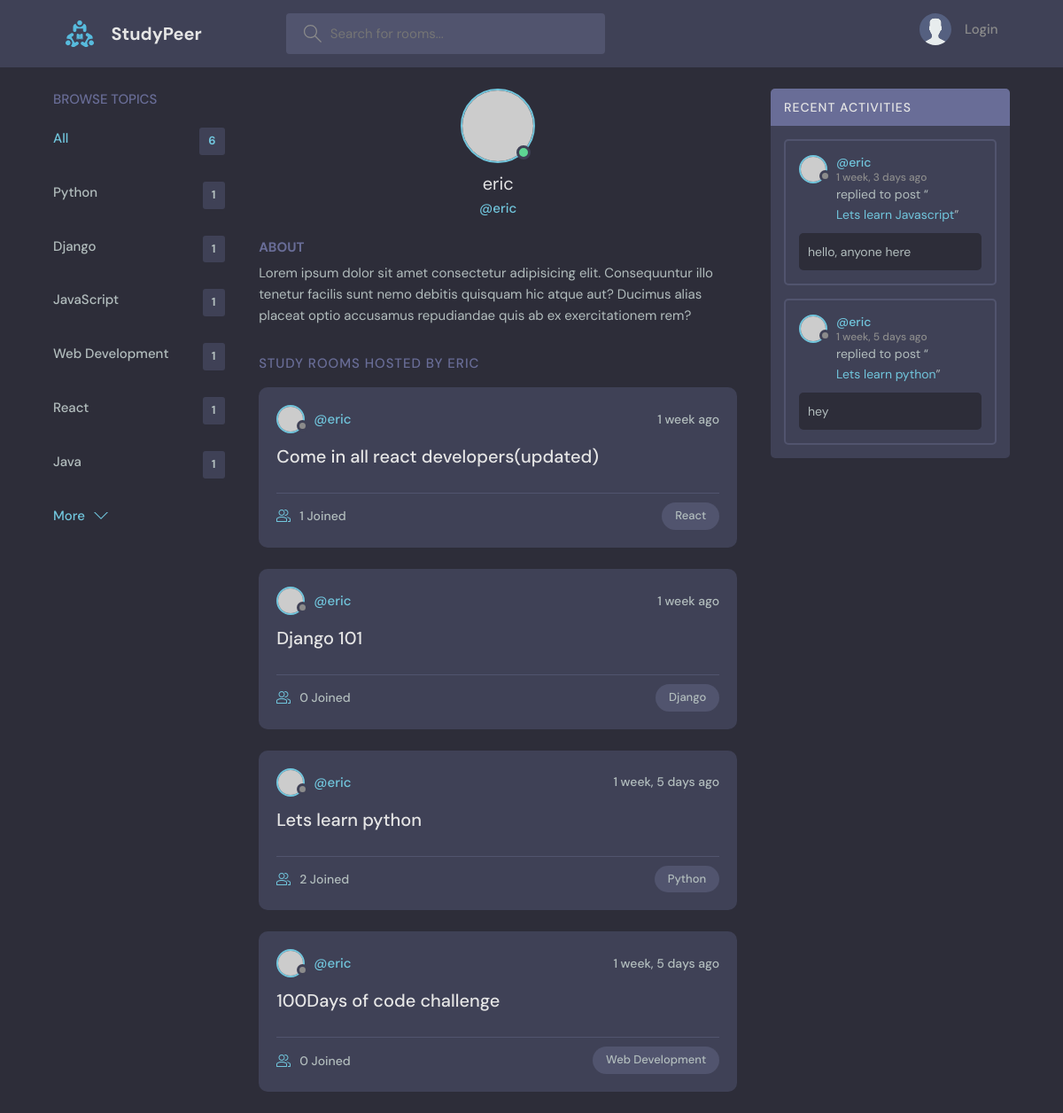
Page /profile/1/ on the committed database.
### base/models.py (models this page shows, shortened)
class Topic(models.Model):
    name = models.CharField(max_length=200)

class Room(models.Model):
    host = models.ForeignKey(User, on_delete=models.SET_NULL, null=True)
    topic = models.ForeignKey(Topic, on_delete=models.SET_NULL, null=True)
    name = models.CharField(max_length=200)
    description = models.TextField(null=True, blank=True)
    participants = models.ManyToManyField(
        User, related_name='participants', blank=True)
    updated = models.DateTimeField(auto_now=True)
    created = models.DateTimeField(auto_now_add=True)
    class Meta:
        ordering = ['-updated', '-created']
    def __str__(self):
        return self.name

class Message(models.Model):
    user = models.ForeignKey(User, on_delete=models.CASCADE)
    room = models.ForeignKey(Room, on_delete=models.CASCADE)
    body = models.TextField()
    updated = models.DateTimeField(auto_now=True)
    created = models.DateTimeField(auto_now_add=True)
    class Meta:
        ordering = ['-updated', '-created']

### base/views.py (the view)
# urls.py: path('profile/<int:pk>/', views.ProfileView, name="user-profile"),
def ProfileView(request, pk):
    user = User.objects.get(id=pk)
    rooms = user.room_set.all()
    room_messages = user.message_set.all()
    topics = Topic.objects.all()
    context = {'user':user, 'rooms':rooms, 'room_messages':room_messages, 'topics':topics}
    return render(request, 'base/profile.html', context)

### base/templates/base/profile.html (shortened to what this page needs)
{% extends 'main.html' %}
{% block content %}
  <main class="profile-page layout layout--3">
    <div class="container">
      {% include 'base/topics_component.html' %}
      <div class="roomList">
        <div class="profile">
          <div class="profile__avatar">
            <div class="avatar avatar--large active">
              <img src="https://randomuser.me/api/portraits/men/11.jpg" />
            </div>
          </div>
          <div class="profile__info">
            <h3>{{user.username}}</h3>
            <p>@{{user.username}}</p>
          </div>
          <div class="profile__about">
            <h3>About</h3>
            <p>
              Lorem ipsum dolor sit amet consectetur adipisicing elit. Consequuntur illo tenetur
              facilis sunt nemo debitis quisquam hic atque aut? Ducimus alias placeat optio
              accusamus repudiandae quis ab ex exercitationem rem?
            </p>
          </div>
        </div>
        <div class="roomList__header">
          <div>
            <h2>Study Rooms Hosted by {{user.username}}</a>
            </h2>
          </div>
        </div>
        {% include 'base/feed_component.html' %}
      </div>
      {% include 'base/activity_component.html' %}
    </div>
  </main>
{% endblock content %}

### templates/main.html (shortened to what this page needs)
<!DOCTYPE html>
{% load static %}
<html lang="en">
  <head>
    <link rel="stylesheet" href="{% static 'styles/style.css' %}" />
  </head>
  <body>
    {% include 'navbar.html' %}
    {% block content %}
    {% endblock %}
  </body>
</html>

### templates/navbar.html (shortened to what this page needs)
{% load static %}
<header class="header header--loggedIn">
    <div class="container">
      <a href="{% url 'home' %}" class="header__logo">
        <img src="{% static 'images/logo.svg' %}" />
        <h1>StudyPeer</h1>
      </a>
      <form class="header__search" method="GET" action="{% url 'home' %}">
        <label>
          <input name="q" placeholder="Search for rooms..." />
        </label>
      </form>
      <nav class="header__menu">
        {% if request.user.is_authenticated %}
        <div class="header__user">
          <a href="{% url 'update-user' %}">
            <div class="avatar avatar--medium active">
              <img src="https://randomuser.me/api/portraits/men/37.jpg" />
            </div>
            <p>{{request.user.username}} <span>@{{request.user.username}}</span></p>
          </a>
          <button class="dropdown-button">
            <svg version="1.1" xmlns="http://www.w3.org/2000/svg" width="32" height="32" viewBox="0 0 32 32">
              <title>chevron-down</title>
              <path d="M16 21l-13-13h-3l16 16 16-16h-3l-13 13z"></path>
            </svg>
          </button>
        </div>
        {% else %}
        <a href="{%url 'login' %}">
          <img src="{% static 'images/avatar.svg' %}" />
          <p>Login</p>
        </a>
        {% endif %}
      </nav>
    </div>
  </header>

### base/templates/base/topics_component.html
<div class="topics">
    <div class="topics__header">
      <h2>Browse Topics</h2>
    </div>
    <ul class="topics__list">
      <li>
        <a href="{% url 'home' %}" class="active">All <span>{{topics.count}}</span></a>
      </li>
      {% for topic in topics %}
      <li>
        <a href="{% url 'home' %}?q={{topic.name}}">{{topic.name}} <span>{{topic.room_set.all.count}}</span></a>
      </li>
      {% endfor %}
    </ul>
    <a class="btn btn--link" href="{% url 'topics' %}">
      More
      <svg version="1.1" xmlns="http://www.w3.org/2000/svg" width="32" height="32" viewBox="0 0 32 32">
        <title>chevron-down</title>
        <path d="M16 21l-13-13h-3l16 16 16-16h-3l-13 13z"></path>
      </svg>
    </a>
  </div>

### base/templates/base/feed_component.html (shortened to what this page needs)
{% for room in rooms %}
<div class="roomListRoom">
    <div class="roomListRoom__header">
      <a href="{% url 'user-profile' room.host.id %}" class="roomListRoom__author">
        <div class="avatar avatar--small">
          <img src="https://randomuser.me/api/portraits/women/11.jpg" />
        </div>
        <span>@{{room.host.username}}</span>
      </a>
      <div class="roomListRoom__actions">
        <span>{{room.created|timesince}} ago</span>
      </div>
    </div>
    <div class="roomListRoom__content">
      <a href="{% url 'room' room.id %}">{{room.name}}</a>
    </div>
    <div class="roomListRoom__meta">
      <a href="{% url 'room' room.id %}" class="roomListRoom__joined">
        {{room.participants.all.count}} Joined
      </a>
      <p class="roomListRoom__topic">{{room.topic.name}}</p>
    </div>
  </div>
{% endfor %}

### base/templates/base/activity_component.html (shortened to what this page needs)
<div class="activities">
    <div class="activities__header">
      <h2>Recent Activities</h2>
    </div>
    {% for message in room_messages %}
    <div class="activities__box">
      <div class="activities__boxHeader roomListRoom__header">
        <a href="{% url 'user-profile' message.user.id%}" class="roomListRoom__author">
          <div class="avatar avatar--small">
            <img src="https://randomuser.me/api/portraits/women/11.jpg" />
          </div>
          <p>
            @{{message.user}}
            <span>{{message.created|timesince}} ago</span>
          </p>
        </a>
      </div>
      <div class="activities__boxContent">
        <p>replied to post “<a href="{% url 'room' message.room.id %}">{{message.room}}</a>”</p>
        <div class="activities__boxRoomContent">
          {{message.body}}
        </div>
      </div>
    </div>
    {% endfor %}
  </div>

### rows in the picture
Topic: name "Python", room_set.all.count "1"
Topic: name "Django", room_set.all.count "1"
Topic: name "JavaScript", room_set.all.count "1"
Topic: name "Web Development", room_set.all.count "1"
Topic: name "React", room_set.all.count "1"
Topic: name "Java", room_set.all.count "1"
Room: host.username "eric", created "1 week", name "Come in all react developers(updated)", participants.all.count "1", topic.name "React"
Room: host.username "eric", created "1 week", name "Django 101", participants.all.count "0", topic.name "Django"
Room: host.username "eric", created "1 week, 5 days", name "Lets learn python", participants.all.count "2", topic.name "Python"
Room: host.username "eric", created "1 week, 5 days", name "100Days of code challenge", participants.all.count "0", topic.name "Web Development"
Message: user "eric", created "1 week, 3 days", room "Lets learn Javascript", body "hello, anyone here"
Message: user "eric", created "1 week, 5 days", room "Lets learn python", body "hey"

### other values in the picture
{{ topics.count }} "6"
{{ user.username }} "eric"
{{ user.username }} "ERIC"
